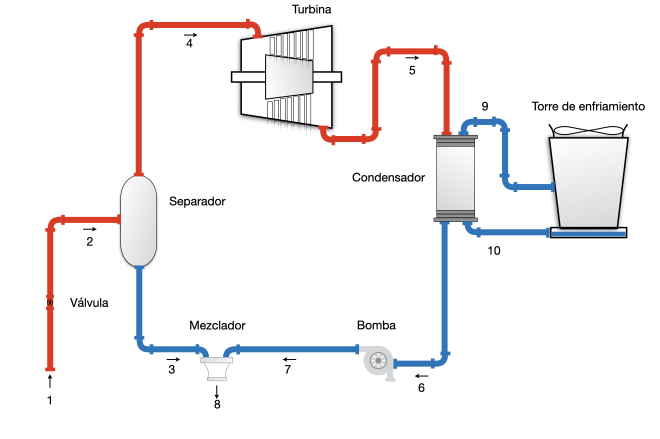
#> input picture fig/1etapa.jpeg, 1320 x 878 px, found by its file name (shown at 1/2 size)
$ jupyter execute --allow-errors 00_SF_CP.ipynb
#> lines starting #> are read from the running program, lines starting #| are printed output that depends on the picture
[cell 1]
from tabulate import tabulate
from skimage import io
import pandas as pd

[cell 2]
import numpy
import matplotlib.pyplot as plt
from pyXSteam.XSteam import XSteam
#> (the rest of this cell did not finish here and is left out)

### Cálculo exergoeconómico de un ciclo de una etapa flash condiciones Cerro Prieto

[cell 3]
image1=io.imread("../fig/1etapa.jpeg")/255.0
image2=io.imread("../fig/001.jpeg")/255.0
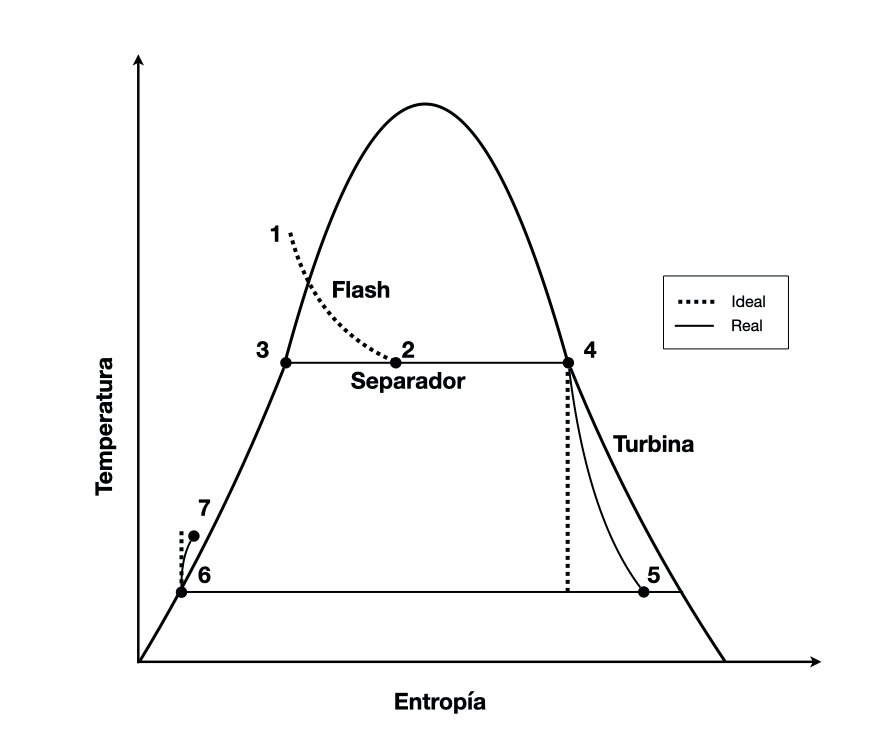
#> input picture fig/001.jpeg, 885 x 747 px, found by its file name
fig = plt.figure(figsize=(10, 7))
fig.add_subplot(1, 2, 1)
plt.imshow(image1,vmin=0,vmax=1)
plt.axis('off')
plt.title("Diagrama de configuración")
fig.add_subplot(1, 2, 2)
plt.imshow(image2,vmin=0,vmax=1)
plt.axis('off')
plt.title("Diagrama T-s")
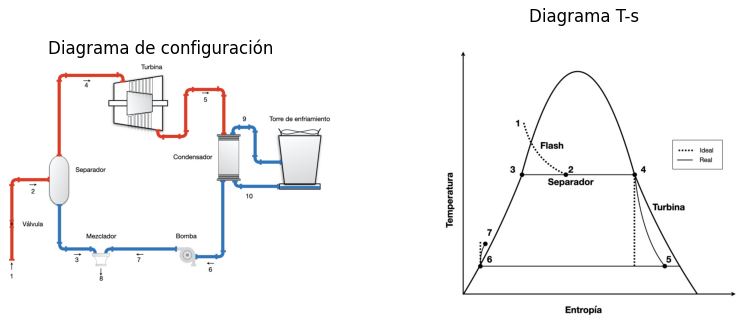
#> figure drawn by matplotlib, 2 panels
